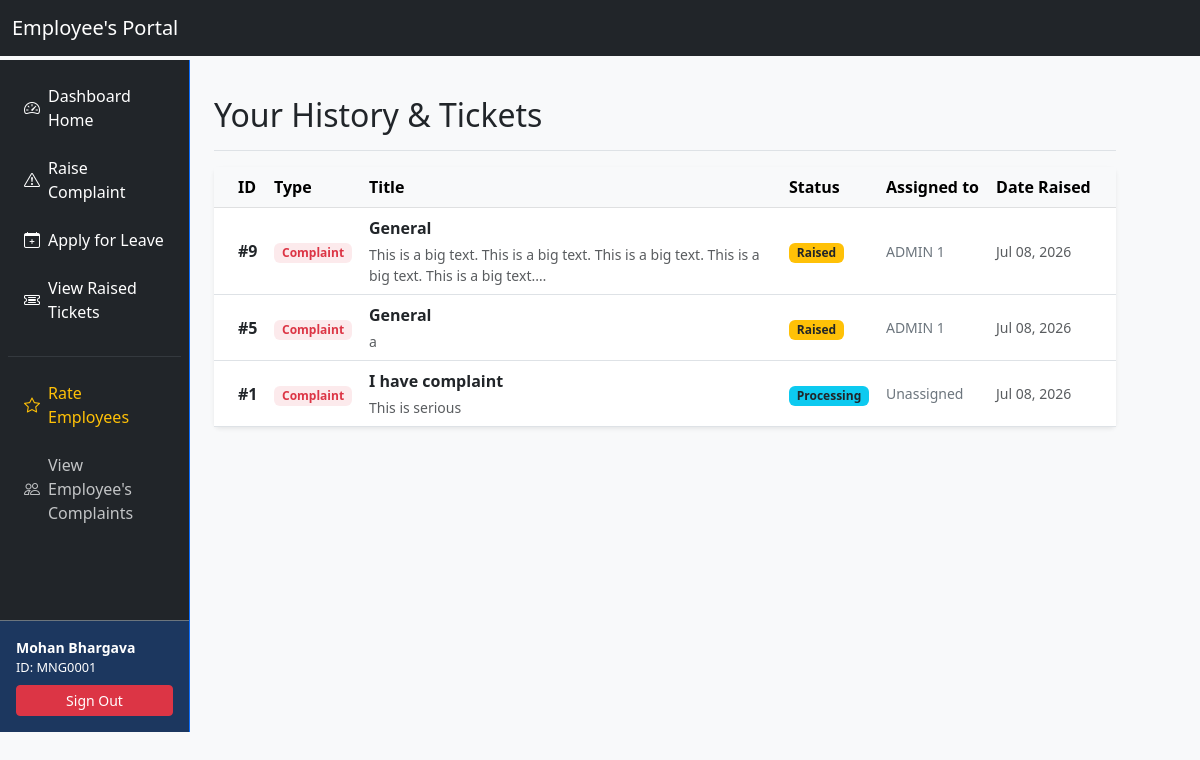
Page /tickets/view-tickets/ (signed in) on the committed database.
### accounts/models.py (models this page shows, shortened)
class EmployeeInfo(models.Model):
    class RoleChoices(models.TextChoices):
        ADMIN = 'ADMIN', 'Admin'
        MANAGER = 'MANAGER', 'Manager'
        DEVELOPER = 'DEVELOPER', 'Developer'
    class GenderChoices(models.TextChoices):
        MALE = 'M', 'Male'
        FEMALE = 'F', 'Female'
        OTHER = 'O', 'Other'
    user = models.OneToOneField(User, on_delete=models.CASCADE, related_name='employee_profile')
    employee_id = models.CharField(max_length=20, unique=True, blank=True)
    name = models.CharField(max_length=100)
    role = models.CharField(max_length=20, choices=RoleChoices.choices, default=RoleChoices.DEVELOPER)
    dob = models.DateField(verbose_name="Date of Birth")
    gender = models.CharField(max_length=1, choices=GenderChoices.choices)
    blood_group = models.CharField(max_length=5)
    manager = models.ForeignKey(
        'self',
        null=True,
        blank=True,
        on_delete=models.SET_NULL,
        related_name='subordinates'
    )

### tickets/models.py (models this page shows, shortened)
class Ticket(models.Model):
    class TicketType(models.TextChoices):
        COMPLAINT = 'COMPLAINT', 'Complaint'
        LEAVE = 'LEAVE', 'Leave Application'
    class StatusChoices(models.TextChoices):
        RAISED = 'RAISED', 'Raised'
        PROCESSING = 'PROCESSING', 'Processing'
        CLOSED = 'CLOSED', 'Closed'
    ticket_id = models.AutoField(primary_key=True)
    ticket_type = models.CharField(max_length=20, choices=TicketType.choices, default=TicketType.COMPLAINT)
    title = models.CharField(max_length=200, default="General")
    detailed_issue = models.TextField()
    raised_by = models.ForeignKey(
        EmployeeInfo,
        on_delete=models.CASCADE,
        related_name='raised_tickets'
    )
    assigned_manager = models.ForeignKey(
        EmployeeInfo,
        on_delete=models.SET_NULL,
        null=True,
        blank=True,
        related_name='managed_tickets'
    )
    resolve_status = models.CharField(
        max_length=20,
        choices=StatusChoices.choices,
        default=StatusChoices.RAISED
    )
    created_at = models.DateTimeField(auto_now_add=True)
    start_date = models.DateField(null=True)
    end_date = models.DateField(null=True)

### tickets/views.py (the view)
# urls.py: path('view-tickets/', views.view_tickets, name='view_tickets'),
@login_required
def view_tickets(request):
    user_tickets = Ticket.objects.filter(
        raised_by=request.user.employee_profile
    ).order_by('-created_at')
    return render(request, 'tickets/view_tickets.html', {'tickets': user_tickets})

### tickets/templates/tickets/view_tickets.html (shortened to what this page needs)
{% extends 'accounts/base.html' %}
{% block mainContent %}
        <main class="col-md-9 ms-sm-auto col-lg-10 px-md-4 py-4">
            <div
                class="d-flex justify-content-between flex-wrap flex-md-nowrap align-items-center pt-3 pb-2 mb-3 border-bottom">
                <h1 class="h2">Your History & Tickets</h1>
            </div>
            <div class="card shadow-sm border-0">
                <div class="card-body p-0">
                    {% if tickets %}
                    <div class="table-responsive">
                        <table class="table table-hover align-middle mb-0">
                            <thead class="table-light">
                                <tr>
                                    <th scope="col" class="ps-4">ID</th>
                                    <th scope="col">Type</th>
                                    <th scope="col">Title</th>
                                    <th scope="col">Status</th>
                                    <th scope="col">Assigned to</th>
                                    <th scope="col" class="pe-4">Date Raised</th>
                                </tr>
                            </thead>
                            <tbody>
                                {% for ticket in tickets %}
                                <tr>
                                    <td class="fw-bold ps-4">#{{ ticket.ticket_id }}</td>
                                    <td>
                                        {% if ticket.ticket_type == 'COMPLAINT' %}
                                        <span
                                            class="badge bg-danger bg-opacity-10 text-danger px-2 py-1">Complaint</span>
                                        {% else %}
                                        <span class="badge bg-primary bg-opacity-10 text-primary px-2 py-1">Leave</span>
                                        {% endif %}
                                    </td>
                                    <td>
                                        <div class="fw-semibold text-dark">{{ ticket.title }}</div>
                                        <small class="text-muted text-wrap d-block mt-1" style="max-width: 400px;">
                                            {{ ticket.detailed_issue|truncatechars:100 }}
                                        </small>
                                    </td>
                                    <td>
                                        {% if ticket.resolve_status == 'RAISED' %}
                                        <span class="badge bg-warning text-dark">Raised</span>
                                        {% elif ticket.resolve_status == 'PROCESSING' %}
                                        <span class="badge bg-info text-dark">Processing</span>
                                        {% else %}
                                        <span class="badge bg-success">Closed</span>
                                        {% endif %}
                                    </td>
                                    <td class="text-secondary small">
                                        {{ ticket.assigned_manager.name|default:"Unassigned" }}
                                    </td>
                                    <td class="text-muted small pe-4">
                                        {{ ticket.created_at|date:"M d, Y" }}
                                    </td>
                                </tr>
                                {% endfor %}
                            </tbody>
                        </table>
                    </div>
                    {% endif %}
                </div>
            </div>
        </main>
{% endblock %}

### accounts/templates/accounts/base.html (shortened to what this page needs)
<!DOCTYPE html>
<html lang="en">
<head>
    <link href="https://cdn.jsdelivr.net/npm/bootstrap@5.3.0/dist/css/bootstrap.min.css" rel="stylesheet">
    <link href="https://cdn.jsdelivr.net/npm/bootstrap-icons@1.11.3/font/bootstrap-icons.min.css" rel="stylesheet">
</head>
<body class="bg-light">
    <nav class="navbar navbar-expand-lg navbar-dark bg-dark">
        <div class="container mx-0">
            <a class="navbar-brand" href="">Employee's Portal</a>
        </div>
    </nav>
    <div class="container p-0 m-0">
        <div class="row g-0" style="min-height: 85vh;">
            <nav class="col-md-3 col-lg-2 d-md-block bg-dark border-end border-primary sidebar collapse collapse-horizontal my-1"
                id="sidebarMenu">
                <div class="position-sticky pt-3 h-100 d-flex flex-column justify-content-between">
                    <ul class="nav flex-column mb-auto">
                        <li class="nav-item mb-2">
                            <a class="nav-link text-white rounded mx-2 py-2 d-flex align-items-center"
                                href="{% url 'dashboard' %}">
                                <i class="bi bi-speedometer2 me-2"></i> Dashboard Home
                            </a>
                        </li>
                        <li class="nav-item mb-2">
                            <a class="nav-link text-white rounded mx-2 py-2 d-flex align-items-center" href="{% url 'raise_complaint' %}">
                                <i class="bi bi-exclamation-triangle me-2"></i> Raise Complaint
                            </a>
                        </li>
                        <li class="nav-item mb-2">
                            <a class="nav-link text-white rounded mx-2 py-2 d-flex align-items-center" href="{% url 'apply_leave' %}">
                                <i class="bi bi-calendar-plus me-2"></i> Apply for Leave
                            </a>
                        </li>
                        <li class="nav-item mb-2">
                            <a class="nav-link text-white rounded mx-2 py-2 d-flex align-items-center" href="{% url 'view_tickets' %}">
                                <i class="bi bi-ticket-detailed me-2"></i> View Raised Tickets
                            </a>
                        </li>
                        {% if request.user.employee_profile.role == 'MANAGER' or request.user.employee_profile.role == 'ADMIN' %}
                        <hr class="text-secondary mx-2">
                        <li class="nav-item mb-2">
                            <a class="nav-link text-warning mx-2 py-2 d-flex align-items-center" href="#">
                                <i class="bi bi-star me-2"></i> Rate Employees
                            </a>
                        </li>
                        <li class="nav-item mb-2">
                            <a class="nav-link text-light opacity-75 mx-2 py-2 d-flex align-items-center" href="{% url 'view_team_tickets' %}">
                                <i class="bi bi-people me-2"></i> View Employee's Complaints
                            </a>
                        </li>
                        {% endif %}
                    </ul>
                    <div class="p-3 bg-primary bg-opacity-25 text-white border-top border-secondary">
                        <div class="small fw-bold">{{ request.user.employee_profile.name }}</div>
                        <div class="small" style="font-size: 0.8rem;">ID: {{ request.user.employee_profile.employee_id }}</div>
                        <form action="{% url 'logout' %}" method="POST" class="d-inline w-100">
                            <button type="submit" class="btn btn-sm btn-danger w-100 mt-2">Sign Out</button>
                        </form>
                    </div>
                </div>
            </nav>
            {% block mainContent %}
            {% endblock %}
        </div>
    </div>
</body>
</html>

### rows in the picture
Ticket: ticket_id "9", ticket_type "Complaint", title "General", detailed_issue "This is a big text. This is a big text. This is a big text. This is a big text. This is a big text.…", resolve_status "Raised", assigned_manager.name "ADMIN 1", created_at "Jul 08, 2026"
Ticket: ticket_id "5", ticket_type "Complaint", title "General", detailed_issue "a", resolve_status "Raised", assigned_manager.name "ADMIN 1", created_at "Jul 08, 2026"
Ticket: ticket_id "1", ticket_type "Complaint", title "I have complaint", detailed_issue "This is serious", resolve_status "Processing", assigned_manager.name "Unassigned", created_at "Jul 08, 2026"

### other values in the picture
{{ request.user.employee_profile.name }} "Mohan Bhargava"
{{ request.user.employee_profile.employee_id }} "MNG0001"
